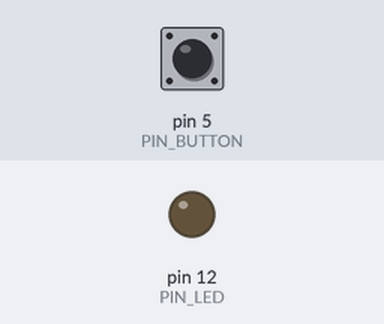
Recording of a sketch running on a simulated Arduino Uno, built with avr-gcc and run on an emulated ATmega328P. Shown: output pins drawn as LEDs (lit = HIGH). The inputs (shaded band) are chosen by the test bench; at power-on: pin 5 (PIN_BUTTON) LOW.

Above: at 1.2 s.
1.3 s: pin 5 (PIN_BUTTON) pulled HIGH for 0.15 s
At 2.3 s:
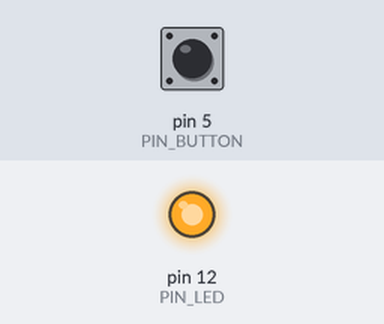
Timing chart, 0 to 4.3 s (numbered marks = the images above; inputs shaded):
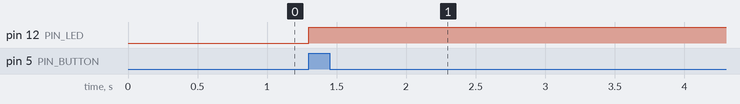

The sketch:

3-1_SwitchOnButton.ino
```cpp
// (licence header left out)
#define PIN_LED 12
#define PIN_BUTTON 5

boolean isLightOff = true;

void setup() {
  pinMode(PIN_LED, OUTPUT);
  pinMode(PIN_BUTTON, INPUT);
}

void loop() {
  if (isLightOff) {
    int inputState = digitalRead(PIN_BUTTON);
    boolean isButtonPressed = (inputState == HIGH);

    if (isButtonPressed) {
      digitalWrite(PIN_LED, HIGH);
      isLightOff = false;
    }
  }
}
```

Measured:
- after the input at 1.3 s, pin 12 (PIN_LED): LOW → HIGH at once
